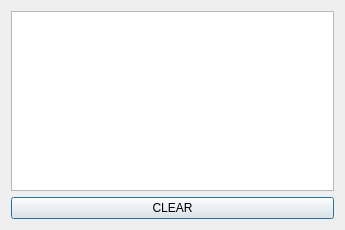
<?xml version="1.0" encoding="UTF-8"?>
<ui version="4.0">
 <class>CDebug</class>
 <widget class="QDialog" name="CDebug">
  <property name="geometry">
   <rect>
    <x>0</x>
    <y>0</y>
    <width>345</width>
    <height>230</height>
   </rect>
  </property>
  <property name="windowTitle">
   <string>Debug window</string>
  </property>
  <layout class="QVBoxLayout" name="verticalLayout">
   <item>
    <widget class="QListWidget" name="lw_debug"/>
   </item>
   <item>
    <widget class="QPushButton" name="pb_clearLwDebug">
     <property name="text">
      <string>CLEAR</string>
     </property>
    </widget>
   </item>
  </layout>
 </widget>
 <resources/>
 <connections/>
</ui>
